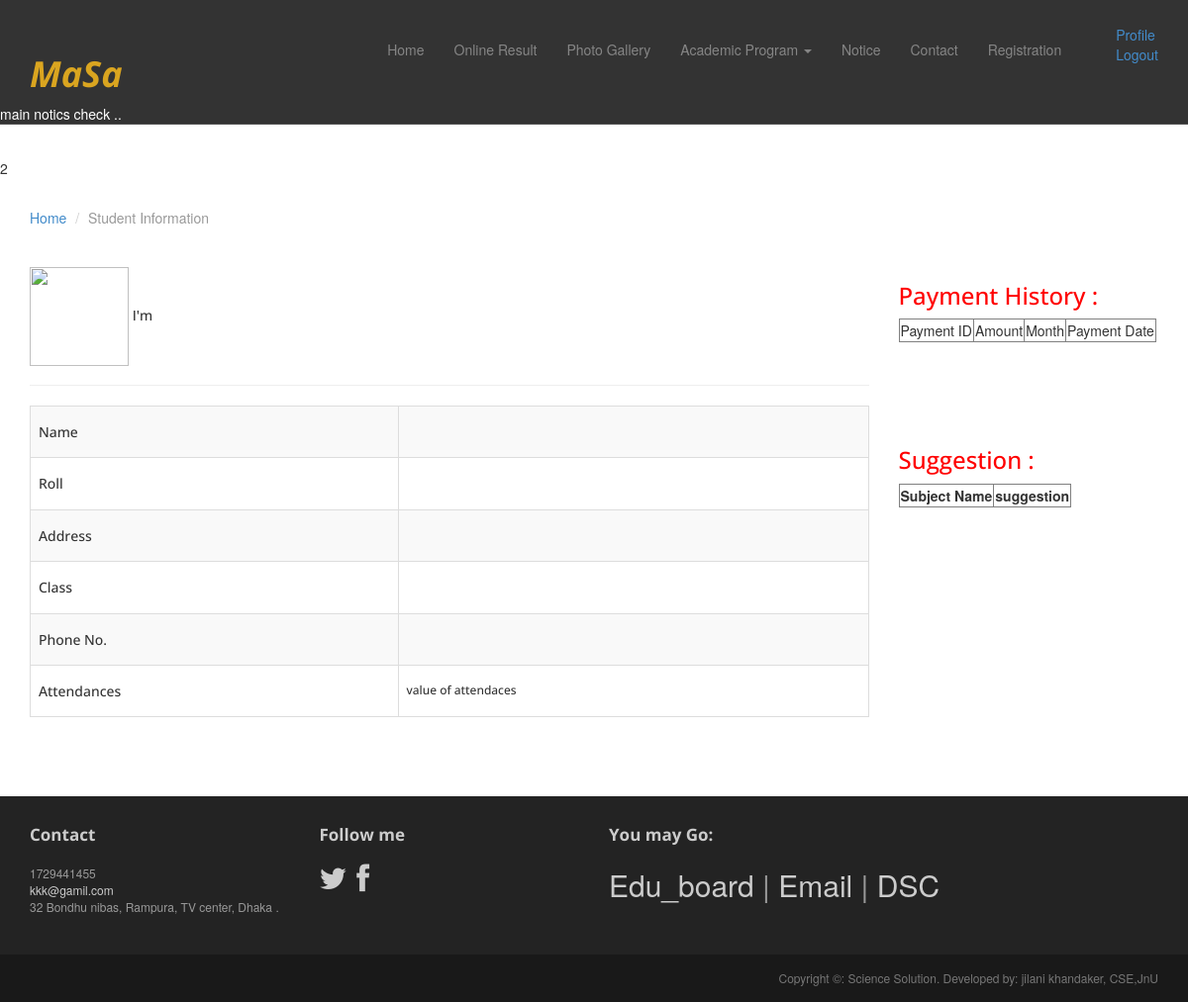
Screenshot of /student_info.php (signed in) with the database file from the repository.
### tables this page shows
CREATE TABLE IF NOT EXISTS `tbl_notice` (
`notice_id` int(30) NOT NULL,
  `notice_des` varchar(400) NOT NULL,
  `notice_type` varchar(20) NOT NULL,
  `date` date NOT NULL,
  `deletion_status` tinyint(2) NOT NULL DEFAULT '0'
);

CREATE TABLE IF NOT EXISTS `tbl_contact_info` (
`contact_info_id` int(1) NOT NULL,
  `email` varchar(30) NOT NULL,
  `address` text NOT NULL,
  `phone` int(15) NOT NULL
);

### student_info.php (called while the page is built)
<?php
$pages="student_info";
include './index.php';

### application.php (called while the page is built, shortened)
<?php
class Application {
    public function __construct() {
        $host_name = 'localhost';
        $user_name = 'root';
        $password = '';
        $db_name = 'sciencesolution';
        $con = mysqli_connect($host_name, $user_name, $password);
        if ($con) {
            $db_select = mysqli_select_db($con, $db_name);
            if ($db_select) {
                return $con;
            } else {
                die('Database not selected' . mysqli_error($con));
            }
        } else {
            die('Database server connection fail' . mysqli_error($con));
        }
    }
    public function get_contact_info(){
        $con = $this->__construct();
        $sql = "SELECT * From tbl_contact_info   ";
        if (mysqli_query($con, $sql)) {
            $query_result = mysqli_query($con, $sql);
            return $query_result;
        } else {
            die('Query problem' . mysqli_error($con));
        }
    }
    public function select_latest_notice(){
        $con = $this->__construct();
        $sql3= " SELECT MAX(notice_id) FROM tbl_notice WHERE notice_type='main' AND deletion_status='0' ";
            if (mysqli_query($con, $sql3)) {
      $qu_res = mysqli_query($con, $sql3);
            $max_notice_id = mysqli_fetch_assoc($qu_res);
           $last_notice_id=$max_notice_id['MAX(notice_id)'];
           $sql = "SELECT * From tbl_notice  where notice_id = '$last_notice_id'  ";
        if (mysqli_query($con, $sql)) {
            $query_result = mysqli_query($con, $sql);
            return $query_result;
        } else {
            die('Query problem' . mysqli_error($con));
        }
               }
               }
    public function search_setudent_details_by_id($user_id){
        $con = $this->__construct();
        $sql = "SELECT s.*, u.* FROM tbl_user as u, tbl_student as s WHERE  s.user_id='$user_id' AND u.user_id=s.user_id AND s.deletion_status=0  ";
        if (mysqli_query($con, $sql)) {
            $query_result = mysqli_query($con, $sql);
            return $query_result;
        } else {
            die('Query problem' . mysqli_error($con));
        }
    }
}

### pages/student_info_page_content.php (the view, shortened to what this page needs)
<br/><br/><br/><br/><br/><br/><br/><br/>
<?php
$user_id = $_SESSION['user_id'];
echo $user_id;
$query_res = $obj_app->search_setudent_details_by_id($user_id);
$search_info_by_id = mysqli_fetch_assoc($query_res);
?>
<div class="container">
    <ol class="breadcrumb">
        <li><a href="index.html">Home</a></li>
        <li class="active">Student Information</li>
    </ol>
    <div class="row">
        <article class="col-sm-9 maincontent">
            <header class="page-header">
                 <h5> <img src="<?php echo $search_info_by_id['user_image']; ?>" width="100" height="100">  I'm <?php echo $search_info_by_id['name']; ?></h5>
            </header>
<table class="table table-striped table-bordered bootstrap-datatable datatable" width='400' border='1' >
    <tr>
        <td > <h5>Name</h5></td> <td class="center"> <h6><?php echo $search_info_by_id['name']; ?></h6></td> </tr>
    <tr> <td><h5> Roll</h5></td><td class="center"><h6><?php echo $search_info_by_id['pass_roll']; ?></h6></td></tr>
    <tr> <td><h5>Address</h5></td><td class="center"><h6><?php echo $search_info_by_id['address']; ?></h6></td></tr>
    <tr> <td><h5>Class</h5></td><td class="center"><h6><?php echo $search_info_by_id['class']; ?></h6></td></tr>
    <tr> <td><h5>Phone No.</h5></td><td class="center"><h6><?php echo $search_info_by_id['phone_number']; ?> </h6></tr>
    <tr> <td><h5>Attendances</h5></td><td class="center"><h6>value of attendaces </h6></tr>
</table>
        </article>
        <aside class="col-sm-3 sidebar sidebar-right">
            <div class="widget">
                <b><h3 style="color:red; ">Payment History : </h3></b>
                <table border="1">
                    <tr> <td>Payment ID </td>
                        <td>Amount</td>
                        <td>Month </td>
                        <td>Payment Date</td>
                    </tr>
                </table>
            </div>
        </aside>
     <aside class="col-sm-3 sidebar sidebar-right">
            <div class="widget">
                <b><h3 style="color:red; "> Suggestion : </h3></b>
                <table border="1">
                    <tr> <th>Subject Name </th>
                        <th>suggestion</th>
                    </tr>
                </table>
            </div>
        </aside>
    </div>
</div>

### include/menu.php (shortened to what this page needs)
<?php
$result = $obj_app-> select_latest_notice();
$latest_notice = mysqli_fetch_assoc($result);
?>
<div class="navbar navbar-inverse navbar-fixed-top headroom" >
    <div class="container">
        <div class="navbar-header">
            <h1 style="color: goldenrod; "> <i><b>MaSa </b></i></h1>
        </div>
        <div class="navbar-collapse collapse">
            <ul class="nav navbar-nav pull-right">
                <?php if(isset($pages)) { ?>
                <li><a href="index.php">Home</a></li>
                <?php if ($pages == 'result_page'){ ?>
                <li class="active"><a href="result.php">Online Result</a></li>
                <?php }  else {?>
                <li><a href="result.php">Online Result</a></li>
                <?php }
                if ($pages == 'photo_gallery'){ ?>
                <li class="active"><a href="photo_gallery.php">Photo Gallery</a></li>
                <?php }  else {?>
                <li><a href="photo_gallery.php">Photo Gallery</a></li>
                <?php }
                if ($pages == 'class8'|| $pages == 'class9' || $pages == 'class10' ||$pages == 'class11'){ ?>
                <li class="dropdown" class="active">
                    <a href="#" class="dropdown-toggle" data-toggle="dropdown">Academic Program <b class="caret"></b></a>
                    <ul class="dropdown-menu">
                        <li><a href="class8.php">Class 8 </a></li>
                        <li><a href="class9.php">Class 9</a></li>
                        <li><a href="class10.php">Class 10 </a></li>
                        <li><a href="class11.php">Class 11 </a></li>
                    </ul>
                </li>
                <?php }  else {?>
                <li class="dropdown">
                    <a href="#" class="dropdown-toggle" data-toggle="dropdown">Academic Program <b class="caret"></b></a>
                </li>
                <?php }
                if ($pages == 'notice_page'){ ?>
                <li   class="active" ><a href="notice.php">Notice </a></li>
                <?php }  else {?>
                <li ><a href="notice.php">Notice </a></li>
                <?php }
                if ($pages == 'contact'){ ?>
                <li class="active" ><a href="contact.php">Contact</a></li>
                <?php }  else {?>
                <li><a href="contact.php">Contact</a></li>
                <?php }
                if ($pages == 'signup'){ ?>
                <li class="active"><a href="signup.php">Registration</a></li>
                <?php }  else {?>
                <li><a href="signup.php">Registration</a></li>
                <?php } ?>
                 <?php
                if (isset($_SESSION['user_id']) && $_SESSION['user_type'] == 'student') { ?>
                          <li> <ul >
                                    <li><a href="student_info.php"><i class="halflings-icon user"></i> Profile</a></li>
                                    <li><a href="?status_logout=logout"><i class="halflings-icon off"></i> Logout</a></li>
                              </ul></li>
               <?php }
               else { ?>
                   <li><a href="admin/index.php">Log In</a></li>
              <?php }
                } else { ?>
                <?php
                if (isset($_SESSION['user_id']) && $_SESSION['user_type'] == 'student') { ?>
                          <li> <ul >
                                    <li><a href="student_info.php"><i class="halflings-icon user"></i> Profile</a></li>
                                    <li><a href="?status_logout=logout"><i class="halflings-icon off"></i> Logout</a></li>
                              </ul></li>
               <?php }
               else { ?>
                   <li><a href="admin/index.php">Log In</a></li>
              <?php } } ?>
            </ul>
        </div>
    </div>
    <div  style="color: #ffffff; "> <marquee> <?php echo $latest_notice['notice_des']; ?> </marquee></div>
</div>

### include/footer.php (shortened to what this page needs)
<?php
$query_res = $obj_app -> get_contact_info();
$contact_info = mysqli_fetch_assoc($query_res);
?>
<footer id="footer" class="top-space">
    <div class="footer1">
        <div class="container">
            <div class="row">
                <div class="col-md-3 widget">
                    <h3 class="widget-title">Contact</h3>
                    <div class="widget-body">
                        <p><?php   echo $contact_info['phone']; ?><br>
                            <a href="mailto:#"><?php   echo $contact_info['email']; ?></a><br>
                            <?php   echo $contact_info['address']; ?>
                        </p>
                    </div>
                </div>
                <div class="col-md-3 widget">
                    <h3 class="widget-title">Follow me</h3>
                    <div class="widget-body">
                        <p class="follow-me-icons">
                            <a href=""><i class="fa fa-twitter fa-2"></i></a>
                            <a href=""><i class="fa fa-facebook fa-2"></i></a>
                        </p>
                    </div>
                </div>
                <div class="col-md-6 widget">
                    <h3 class="widget-title">You may Go: </h3>
                    <div class="widget-body">
                        <p class="follow-me-icons">
                            <a target="_blank" href="http://www.educationboardresults.gov.bd">Edu_board </a> |
                            <a  target="_blank" href="https://mail.google.com">Email</a> |
                            <a  target="_blank" href="http://www.dsebd.org/">DSC </a>
                        </p>
                    </div>
                </div>
            </div>
        </div>
    </div>
    <div class="footer2">
        <div class="container">
            <div class="row">
                <div class="col-md-6 widget">
                </div>
                <div class="col-md-6 widget" >
                    <div class="widget-body" >
                        <p class="text-right" >
                            Copyright &copy: Science Solution. Developed by: jilani khandaker, CSE,JnU
                        </p>
                    </div>
                </div>
            </div>
        </div>
    </div>
</footer>

### assets/css/main.css (style rules this page uses)
.headroom { -webkit-transition: all 0.4s ease-out; -moz-transition: all 0.4s ease-out; -o-transition: all 0.4s ease-out; transition: all 0.4s ease-out; }
h1, h2, h3, h4, h5, h6 { font-family:"Open sans", Helvetica, Arial; }
h1, .h1, h2, .h2, h3, .h3 { margin-top:30px; }
.breadcrumb { background:none; padding:0; margin:30px 0 0px 0; }
.top-space { margin-top: 60px; }
img { max-width:100%; }
.sidebar { padding-top:36px; padding-bottom:30px; }
.sidebar .widget { margin-bottom:20px; }
.sidebar h1, .sidebar .h1, .sidebar h2, .sidebar .h2, .sidebar h3, .sidebar .h3 { margin-top:20px; }
.footer1 { background: #232323; padding: 30px 0 0 0; font-size: 12px; color: #999; }
.footer1 a { color: #ccc; }
.footer1 .widget { margin-bottom:30px; }
.footer1 .widget-title { font-size: 17px; font-weight: bold; color: #ccc; margin: 0 0 20px; }
.follow-me-icons { font-size:30px; }
.follow-me-icons i { float:left; margin:0 10px 0 0; }
.footer2 { background: #191919; padding: 15px 0; color: #777; font-size: 12px; }
.footer2 p { margin: 0; }

### rows the page displays
tbl_notice: notice_des "main notics check .."
tbl_contact_info: phone "1729441455", email "kkk@gamil.com", address "32 Bondhu nibas, Rampura, TV center, Dhaka ."

### other values shown
$user_id "2"
